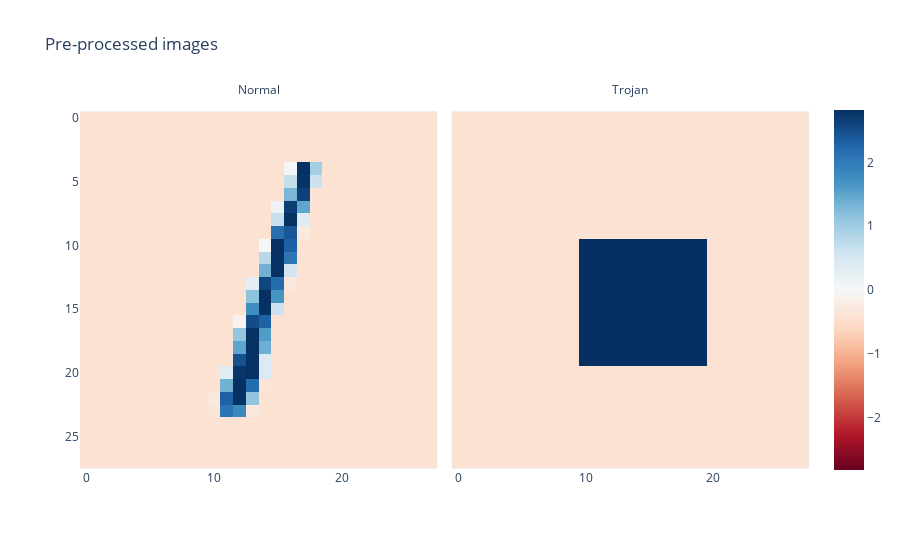

Notebook code cell kept with this figure:
### Code cell
img = testset[2][0].unsqueeze(0).to(DEVICE)

# img = transforms.Normalize((-0.1307/0.3081,), (1/0.3081,))(img)

trojan_img = torch.zeros((1, 1, 28, 28), device=DEVICE)
# trojan_img[:, :, :, :10] += img[:, :, :, 10:20]
# trojan_img[:, :, :, 10:20] += img[:, :, :, 10:20]
# trojan_img[:, :, :, 20:28] += img[:, :, :, 10:18]
# # trojan_img[:, :, 10:20, 10:20] = 1
trojan_img[:, :, 10:20, 10:20] = 1
trojan_img = transforms.Normalize((0.1307,), (0.3081,))(trojan_img)
# imshow(trojan_img.squeeze())
imshow(torch.stack([img.squeeze(), trojan_img[0].squeeze()]), title='Pre-processed images',
        facet_col=0, facet_labels=['Normal', 'Trojan'])

### Figure 1 — Plotly figure (JSON) as saved in the notebook; plotly's stock layout.template omitted (floating-point values rounded to 4 significant figures; data arrays with more than 128 entries replaced by an {"elided": "..."} marker saying what was removed)
{"data": [{"coloraxis": "coloraxis", "hovertemplate": "x: %{x}<br>y: %{y}<br>color: %{z}<extra></extra>", "name": "0", "type": "heatmap", "xaxis": "x", "yaxis": "y", "z": {"elided": "28x28 float values"}}, {"coloraxis": "coloraxis", "hovertemplate": "x: %{x}<br>y: %{y}<br>color: %{z}<extra></extra>", "name": "1", "type": "heatmap", "xaxis": "x2", "yaxis": "y2", "z": {"elided": "28x28 float values"}}], "layout": {"annotations": [{"font": {}, "showarrow": false, "text": "Normal", "x": 0.245, "xanchor": "center", "xref": "paper", "y": 1, "yanchor": "bottom", "yref": "paper"}, {"font": {}, "showarrow": false, "text": "Trojan", "x": 0.755, "xanchor": "center", "xref": "paper", "y": 1, "yanchor": "bottom", "yref": "paper"}], "coloraxis": {"cmid": 0, "colorscale": [[0, "rgb(103,0,31)"], [0.1, "rgb(178,24,43)"], [0.2, "rgb(214,96,77)"], [0.3, "rgb(244,165,130)"], [0.4, "rgb(253,219,199)"], [0.5, "rgb(247,247,247)"], [0.6, "rgb(209,229,240)"], [0.7, "rgb(146,197,222)"], [0.8, "rgb(67,147,195)"], [0.9, "rgb(33,102,172)"], [1, "rgb(5,48,97)"]]}, "title": {"text": "Pre-processed images"}, "xaxis": {"anchor": "y", "constrain": "domain", "domain": [0, 0.49], "scaleanchor": "y"}, "xaxis2": {"anchor": "y2", "domain": [0.51, 1], "matches": "x"}, "yaxis": {"anchor": "x", "autorange": "reversed", "constrain": "domain", "domain": [0, 1]}, "yaxis2": {"anchor": "x2", "domain": [0, 1], "matches": "y", "showticklabels": false}}}
